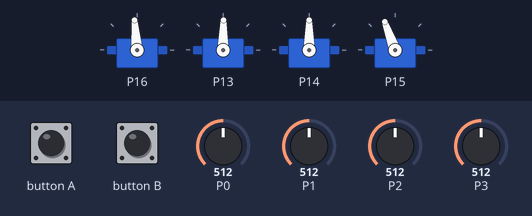
A program run on a simulated BBC micro:bit (MakeCode). On the bench: 4 × servo. The test bench sets the inputs (shaded band); at power-on: P0 = 512, P1 = 512, P2 = 512, P3 = 512 (analog values on the 0–1023 scale).

Above: at 1.2 s.
1.3 s: P0 set to 716
4.3 s: P1 set to 716
At 5.0 s:
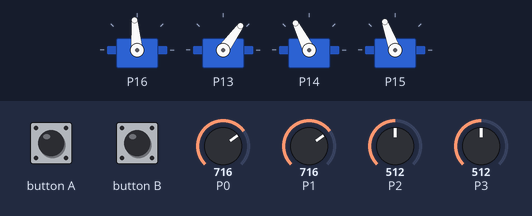
7.3 s: P2 set to 716
At 8.0 s:
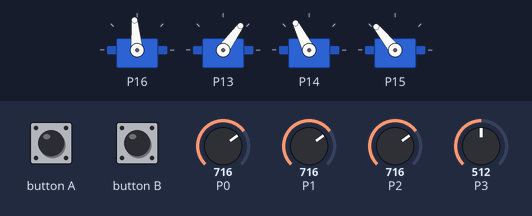
10.3 s: P3 set to 716
At 11.2 s:
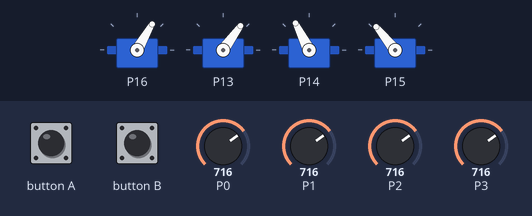
13.3 s: P0 set to 992
16.3 s: P1 set to 992
At 16.9 s:
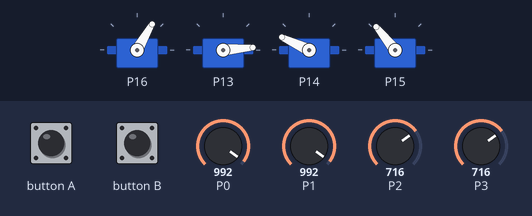
Timing chart, 0 to 20.3 s (numbered marks = the images above; inputs shaded):
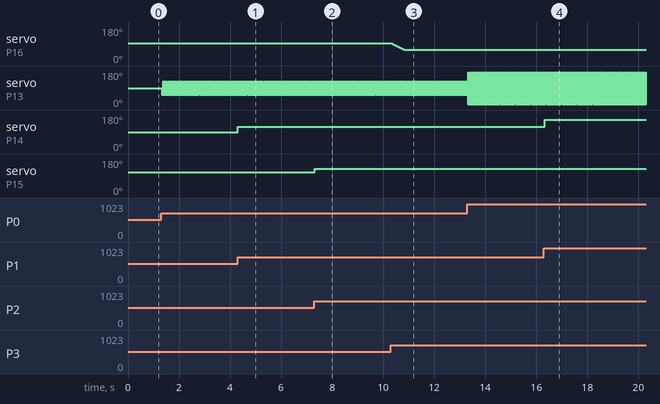

Measured:
- after the input at 4.3 s, servo on P14: 90° → 117° at once
- after the input at 7.3 s, servo on P15: 110° → 129° at once
- after the input at 10.3 s, servo on P16: moves from 95° to 60° over 0.52 s, starting at once
- after the input at 16.3 s, servo on P14: 117° → 155° at once
- by itself, servo on P13: alternates 174° for 0.02 s and 5° for 0.04 s

The program:

main.ts
```typescript
input.onButtonPressed(Button.A, function () {
    manipulerPince(5)
})
function manipulerPince (num: number) {
    pince += num
    if (pince < 60) {
        pince = 60
    } else if (pince > 130) {
        pince = 130
    }
    pins.servoWritePin(AnalogPin.P16, pince)
}
input.onButtonPressed(Button.B, function () {
    manipulerPince(-5)
})
let droite = 0
let gauche = 0
let base = 0
let servoMoteur = 0
let pince = 0
led.enable(false)
pince = 95
let valeur_pince = pins.analogReadPin(AnalogPin.P3)
manipulerPince(0)
basic.forever(function () {
    servoMoteur = Math.map(pins.analogReadPin(AnalogPin.P0), 0, 1023, 0, 180)
    pins.servoWritePin(AnalogPin.P13, servoMoteur)
    basic.pause(10)
})
basic.forever(function () {
    servoMoteur = Math.map(pins.analogReadPin(AnalogPin.P0), 0, 1023, 180, 0)
    pins.servoWritePin(AnalogPin.P13, servoMoteur)
    basic.pause(10)
})
basic.forever(function () {
    if (base != Math.map(pins.analogReadPin(AnalogPin.P0), 0, 1023, 180, 0)) {
        base = Math.map(pins.analogReadPin(AnalogPin.P0), 0, 1023, 180, 0)
        pins.servoWritePin(AnalogPin.P13, base)
    }
    if (gauche != Math.map(pins.analogReadPin(AnalogPin.P1), 0, 1023, 20, 160)) {
        gauche = Math.map(pins.analogReadPin(AnalogPin.P1), 0, 1023, 20, 160)
        pins.servoWritePin(AnalogPin.P14, gauche)
    }
    if (droite != Math.map(pins.analogReadPin(AnalogPin.P2), 0, 1023, 60, 160)) {
        droite = Math.map(pins.analogReadPin(AnalogPin.P2), 0, 1023, 60, 160)
        pins.servoWritePin(AnalogPin.P15, droite)
    }
    if (pins.analogReadPin(AnalogPin.P3) < valeur_pince) {
        manipulerPince(2)
    } else if (pins.analogReadPin(AnalogPin.P3) > valeur_pince) {
        manipulerPince(-2)
    }
    basic.pause(10)
})
```

test.ts
```typescript
// les tests vont ici ; cela ne sera pas compilé si ce paquet est utilisé en tant qu'extension.
```
